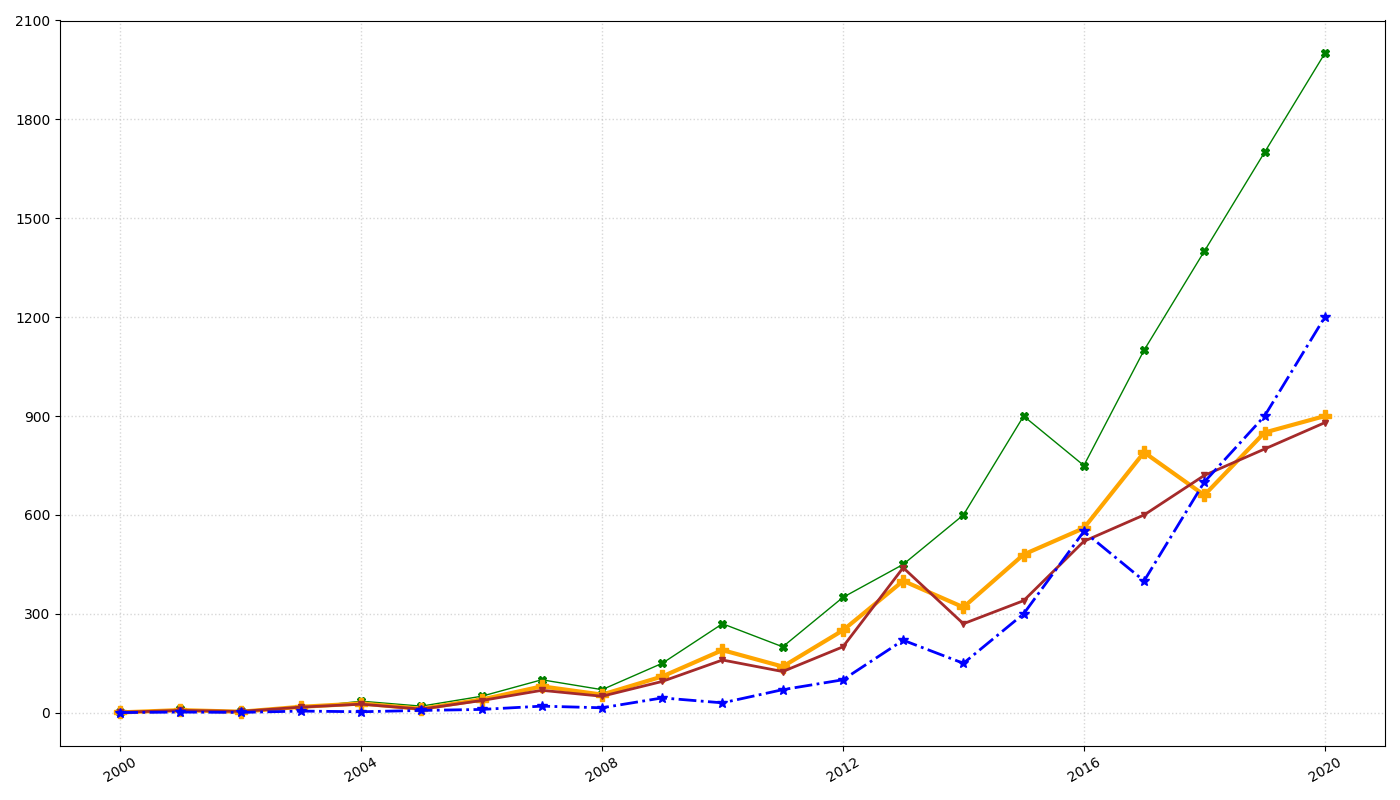

The script that drew this image:
import matplotlib.pyplot as plt
import numpy as np

years = np.arange(2000, 2021)

# Manually shuffled values
asia_bandwidth = np.array([2, 10, 5, 15, 35, 20, 50, 100, 70, 150, 270, 200, 350, 450, 600, 900, 750, 1100, 1400, 1700, 2000])
europe_bandwidth = np.array([1, 8, 3, 18, 28, 12, 40, 80, 55, 110, 190, 140, 250, 400, 320, 480, 560, 790, 660, 850, 900])
north_america_bandwidth = np.array([1.5, 7, 4, 17, 26, 11, 37, 68, 50, 95, 160, 125, 200, 440, 270, 340, 520, 600, 720, 800, 880])
africa_bandwidth = np.array([0.5, 2, 1, 5, 3, 7, 10, 20, 15, 45, 30, 70, 100, 220, 150, 300, 550, 400, 700, 900, 1200])

plt.figure(figsize=(14, 8))

plt.plot(years, asia_bandwidth, color='green', linewidth=1, marker='X', markersize=6)
plt.plot(years, europe_bandwidth, color='orange', linewidth=3, marker='P', markersize=8)
plt.plot(years, north_america_bandwidth, color='brown', linewidth=2, marker='v', markersize=5)
plt.plot(years, africa_bandwidth, color='blue', linewidth=2, linestyle='-.', marker='*', markersize=7)

plt.grid(True, linestyle=':', linewidth=1, alpha=0.5)
plt.xticks(np.arange(2000, 2021, 4), rotation=30)
plt.yticks(np.arange(0, 2201, 300))

plt.tight_layout()

plt.show()
